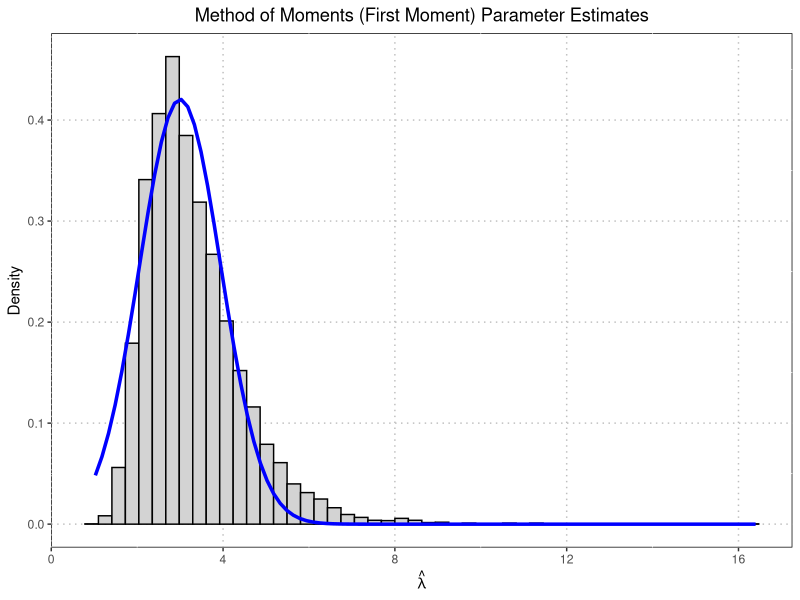
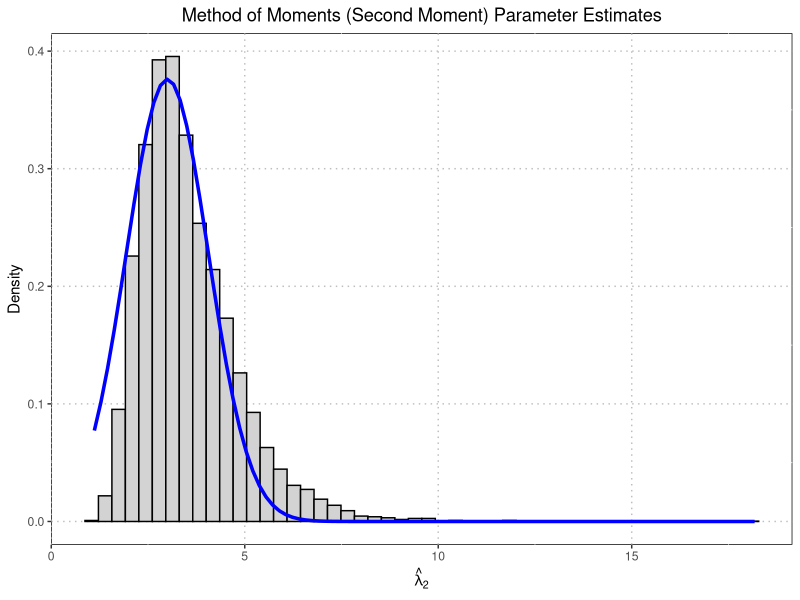

Generate these figures, in order, with R:
## ---- chunk 1
#| output: False
library(dplyr)
library(ggplot2)
## ---- chunk 2
lambda = 3
## ---- chunk 3
lambda_hat = function(Ts){
  Tn = 0
  for(Ti in Ts){
    Tn = Tn + Ti
  }
  Tn = Tn / 10
  lambda_hat = 1/Tn
  return(lambda_hat)
}
## ---- chunk 4
lambda_2_hat = function(Ts){
  sum = 0
  for(Ti in Ts){
    sum = sum + Ti^2
  }
  lambda_2_hat = sqrt(2*10/sum)
  return(lambda_2_hat)
}
## ---- chunk 5
data = tibble()
data = data %>%
  mutate(lambda_hat = 0) %>%
  mutate(lambda_2_hat = 0)

for(i in c(1:10000)){
  Ts = rexp(10, lambda)
  data = data %>% add_row(lambda_hat = lambda_hat(Ts),
                          lambda_2_hat = lambda_2_hat(Ts))
}
## ---- chunk 6
bias_lambda_hat = mean(data$lambda_hat) - lambda

variance_lambda_hat = var(data$lambda_hat)

mse_lambda_hat = variance_lambda_hat + bias_lambda_hat^2
## ---- chunk 7
bias_lambda_2_hat = mean(data$lambda_2_hat) - lambda

variance_lambda_2_hat = var(data$lambda_2_hat)
# variance_lambda_2_hat = 0
# for(i in c(1:10000)){
#   variance_lambda_2_hat = variance_lambda_2_hat
#                           + (sum(data$lambda_2_hat)/nrow(data) 
#                           - data$lambda_2_hat[i])^2
# }
# variance_lambda_2_hat = variance_lambda_2_hat / (nrow(data)-1)

mse_lambda_2_hat = variance_lambda_2_hat + bias_lambda_2_hat^2
## ---- chunk 8
#| label: fig-lambda_hat
#| fig-cap: "Histogram of lambda_hat estimates and their distribution"
plot_lambda_hat = ggplot(data) +
  # Histogram
  geom_histogram(aes(x = lambda_hat, y = after_stat(density)), bins = 50,
                 fill = "lightgray", color = "black") +
  # normal density curve
  stat_function(fun = dnorm, args = list(mean = lambda, sd = sqrt(lambda^2/10)),
                color = "blue", linewidth = 1.2) +
  # aesthetics
  theme(panel.background = element_rect(fill = "white", color = "black")) +
  theme(panel.grid.major = element_line(color = "gray", linetype = "dotted")) +
  # labels
  labs(x = bquote(hat(lambda)), y = "Density", title = "Method of Moments (First Moment) Parameter Estimates") +
  theme(plot.title = element_text(hjust=0.5))

plot_lambda_hat
## ---- chunk 9
#| label: fig-lambda_2_hat
#| fig-cap: "Histogram of lambda_2_hat estimates and their distribution"
plot_lambda_2_hat = ggplot(data) +
  # histogram
  geom_histogram(aes(x = lambda_2_hat, y = after_stat(density)), bins = 50,
                 fill = "lightgray", color = "black") +
  # normal density curve
  stat_function(fun = dnorm, args = list(mean = lambda, sd = sqrt(lambda^2*5/40)),
                color = "blue", linewidth = 1.2) +
  # aesthetics
  theme(panel.background = element_rect(fill = "white", color = "black")) +
  theme(panel.grid.major = element_line(color = "gray", linetype = "dotted")) +
  # labels
  labs(x = bquote(hat(lambda)[2]), y = "Density", title = "Method of Moments (Second Moment) Parameter Estimates") +
  theme(plot.title = element_text(hjust=0.5))

plot_lambda_2_hat
